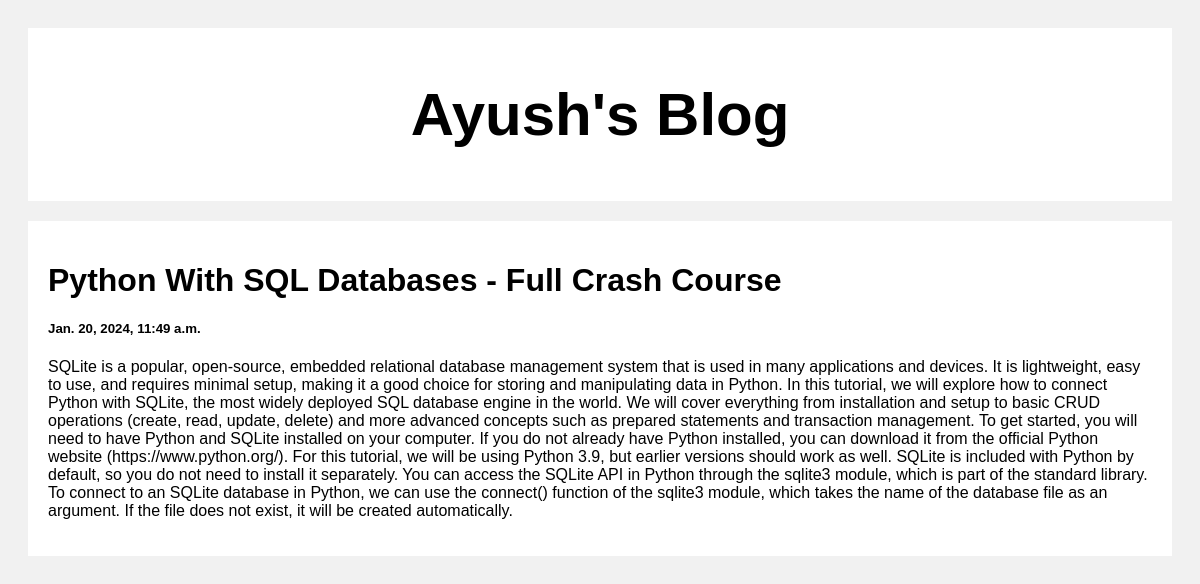
/post/1, run on the app's committed database.
### posts/models.py (models this page shows)
class Post(models.Model):
    title = models.CharField(max_length=100)
    body = models.CharField(max_length=1000000)
    created_at = models.DateTimeField(default=datetime.now, blank=True)

### posts/views.py (the view)
# urls.py: path('post/<str:pk>', views.post, name='post')
def post(request, pk):
    posts = Post.objects.get(id=pk)  # here posts variable is not an iterable its just a single value containing the id of the particular object.
    return render(request, 'posts.html', {'posts': posts})

### templates/posts.html (shortened to what this page needs)
<!DOCTYPE html>
<html>
<head>
</head>
<body>
<div class="header">
  <h2>Ayush's Blog</h2>
</div>
<div class="row">
  <div class="leftcolumn">
    <div class="card">
        <h1>{{posts.title}}</h1>
        <h5>{{posts.created_at}}</h5>
        <p>{{posts.body}}</p>
    </div>
  </div>
</div>
</body>
</html>

### templates/posts.html (style rules this page uses)
* { box-sizing: border-box; }
body { font-family: Arial; padding: 20px; background: #f1f1f1; }
.header { padding: 2px; font-size: 40px; text-align: center; background: white; }
.leftcolumn { float: left; width: 100%; }
.card { background-color: white; padding: 20px; margin-top: 20px; }
.row:after { content: ""; display: table; clear: both; }

### data on the page
Post: title "Python With SQL Databases - Full Crash Course", created_at "Jan. 20, 2024, 11:49 a.m.", body "SQLite is a popular, open-source, embedded relational database management system that is used in many applications and devices. It is lightweight, easy to use, and requires minimal setup, making it a good choice for storing and manipulating data in Python. In this tutorial, we will explore how to connect Python with SQLite, the most widely deployed SQL database engine in the world. We will cover everything from installation and setup to basic CRUD operations (create, read, update, delete) and more advanced concepts such as prepared statements and transaction management. To get started, you will need to have Python and SQLite installed on your computer. If you do not already have Python…"
